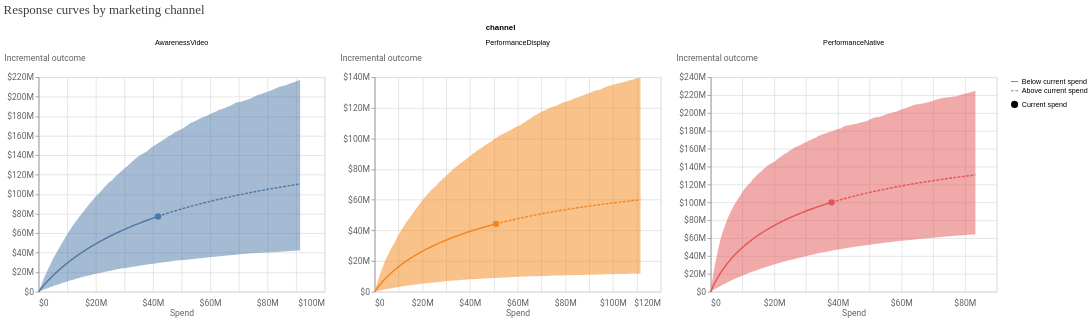

Notebook code for this chart:
### Markdown cell above
### Full-Funnel MMM Results:

- **`AwarenessVideo`**: Includes its indirect effect via `BrandedGQV`, estimating the full ROI.
- **`PerformanceNative` & `PerformanceDisplay`**: Protected from confounding bias by properly conditioning on `BrandedGQV` in the second stage model.

### Code cell
# Plot Media Response Curves
media_effects = visualizer.MediaEffects(analyzer=analyzer_full_funnel)
media_effects.plot_response_curves()

### Figure 1 — Vega-Lite specification as saved in the notebook (floating-point values rounded to 4 significant figures; data arrays with more than 128 entries replaced by an {"elided": "..."} marker saying what was removed)
{"config": {"view": {"continuousWidth": 300, "continuousHeight": 300}, "axis": {"labelColor": "#5F6368", "labelFont": "Roboto", "labelFontSize": 12, "titleColor": "#5F6368", "titleFont": "Roboto", "titleFontSize": 12, "titleFontWeight": "normal"}}, "data": {"name": "data-b1e479a50ab2a1f01f71548175547896"}, "facet": {"field": "channel", "type": "nominal"}, "spec": {"layer": [{"mark": {"type": "line"}, "encoding": {"color": {"field": "channel", "type": "nominal"}, "strokeDash": {"field": "spend_level", "legend": {"title": null}, "sort": "descending", "type": "nominal"}, "x": {"axis": {"domainColor": "#DADCE0", "labelExpr": "(datum.value < 0 ? '-' : '') + '$' + replace(format(abs(datum.value), '.3~s'), 'G', 'B')", "labelPadding": 10, "ticks": false}, "field": "spend", "title": "Spend", "type": "quantitative"}, "y": {"axis": {"labelExpr": "(datum.value < 0 ? '-' : '') + '$' + replace(format(abs(datum.value), '.3~s'), 'G', 'B')", "titleAlign": "left", "titleAngle": 0, "titleY": -20}, "field": "mean", "title": "Incremental outcome", "type": "quantitative"}}, "transform": [{"calculate": "datum.spend_multiplier >= 1.0 ? \"Above current spend\" : \"Below current spend\"", "as": "spend_level"}]}, {"mark": {"type": "point", "filled": true, "opacity": 1, "size": 80}, "encoding": {"color": {"field": "channel", "type": "nominal"}, "shape": {"field": "current_spend", "legend": {"title": null}, "type": "nominal"}, "tooltip": [{"field": "spend", "type": "quantitative"}, {"field": "mean", "type": "quantitative"}], "x": {"axis": {"domainColor": "#DADCE0", "labelExpr": "(datum.value < 0 ? '-' : '') + '$' + replace(format(abs(datum.value), '.3~s'), 'G', 'B')", "labelPadding": 10, "ticks": false}, "field": "spend", "title": "Spend", "type": "quantitative"}, "y": {"axis": {"labelExpr": "(datum.value < 0 ? '-' : '') + '$' + replace(format(abs(datum.value), '.3~s'), 'G', 'B')", "titleAlign": "left", "titleAngle": 0, "titleY": -20}, "field": "mean", "title": "Incremental outcome", "type": "quantitative"}}, "transform": [{"calculate": "datum.spend_multiplier >= 1.0 ? \"Above current spend\" : \"Below current spend\"", "as": "spend_level"}, {"filter": "(datum.spend_multiplier === 1.0)"}]}, {"mark": {"type": "area", "opacity": 0.5}, "encoding": {"color": {"field": "channel", "legend": null, "type": "nominal"}, "x": {"field": "spend", "type": "quantitative"}, "y": {"field": "ci_lo", "type": "quantitative"}, "y2": {"field": "ci_hi"}}, "transform": [{"calculate": "datum.spend_multiplier >= 1.0 ? \"Above current spend\" : \"Below current spend\"", "as": "spend_level"}]}], "width": 400}, "columns": 3, "resolve": {"scale": {"x": "independent", "y": "independent"}}, "title": {"text": "Response curves by marketing channel ", "anchor": "start", "color": "#3C4043", "font": "Google Sans Display", "fontSize": 18, "fontWeight": "normal", "offset": 10}, "$schema": "https://vega.github.io/schema/vega-lite/v5.20.1.json", "datasets": {"data-b1e479a50ab2a1f01f71548175547896": {"elided": "660 records"}}}
